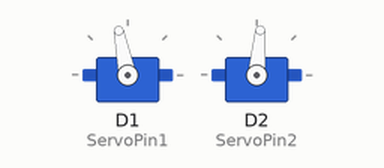
Recording of a sketch running on a simulated ESP8266 (NodeMCU). Shown: 2 × servo. Wiring (inferred from the names in the program): 2 × servo: signal D2 / signal D1. Servo pulses on a pin are drawn as a servo (544–2400 µs = 0–180°).

Above: at 0.1 s.
Timing chart, 0 to 1.6 s (numbered marks = the images above):
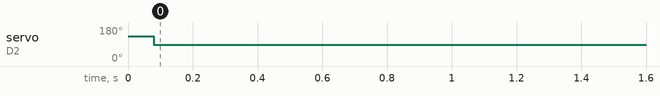

Measured:
- by itself, servo on D2 (ServoPin2): 132° → 85° at 0.08 s

The sketch:

function.ino
```cpp
const int ServoPin1 = D1;
const int ServoPin2 = D2;
#define DutyMax 2300
#define DutyMin 700

void ServoSpeed(int pin, int speed) {
  int Duty = map(speed, -10, 10, DutyMin, DutyMax);
  digitalWrite(pin, HIGH);
  delayMicroseconds(Duty);
  digitalWrite(pin, LOW);
  delayMicroseconds(20 * 1000 - Duty);
}

void setup() {
  pinMode(ServoPin1, OUTPUT);
  pinMode(ServoPin2, OUTPUT);
  ServoSpeed(ServoPin1, 5);
  ServoSpeed(ServoPin2, 5);
}

void loop() {
  ServoSpeed(ServoPin1, 1);
  ServoSpeed(ServoPin2, -1);
}
```
